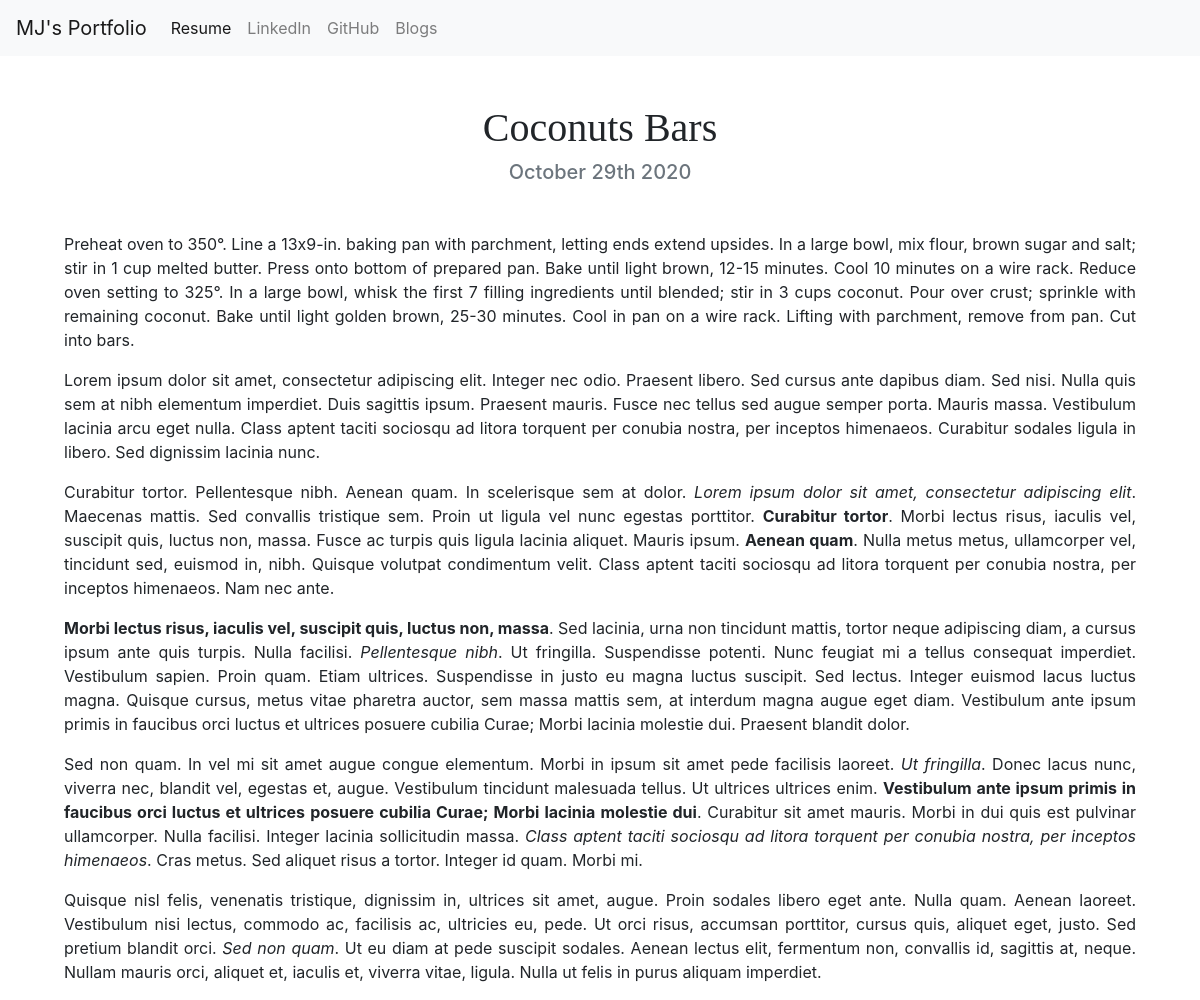
The app's page /blog/2/ with its own data.
### blog/models.py (models this page shows, shortened)
class Blog(models.Model):
    title = models.CharField(max_length=200)
    description = models.TextField()
    date = models.DateField(auto_now=True)

### blog/views.py (the view)
# urls.py: path('<int:blog_id>/', views.details, name='details'),
def details(request, blog_id):
    blog = get_list_or_404(Blog, pk=blog_id)
    return render(request, 'details.html', {'blog': blog})

### blog/templates/details.html (shortened to what this page needs)
<!DOCTYPE html>
{% extends 'base_template.html' %}
{% load static %}
{% block content %}
<link href="{% static 'blog/details.css' %}" rel="stylesheet">
{% for item in blog %}
<h1 class="text-center mt-5">{{ item.title }}</h1>
<h5 class="text-center text-muted mb-5">{{ item.date|date:'F jS Y' }}</h5>
<div>
<p>{{ item.description|safe }}</p>
</div>
{% endfor %}
{% endblock %}

### blog/static/blog/details.css (style rules this page uses)
h1 { font-family: 'Playfair Display', serif; }
p { margin: 1rem 4rem; text-align: justify; }

### records on screen
Blog: title "Coconuts Bars", date "October 29th 2020", description "Preheat oven to 350°. Line a 13x9-in. baking pan with parchment, letting ends extend upsides. In a large bowl, mix flour, brown sugar and salt; stir in 1 cup melted butter. Press onto bottom of prepared pan. Bake until light brown, 12-15 minutes. Cool 10 minutes on a wire rack. Reduce oven setting to 325°. In a large bowl, whisk the first 7 filling ingredients until blended; stir in 3 cups coconut. Pour over crust; sprinkle with remaining coconut. Bake until light golden brown, 25-30 minutes. Cool in pan on a wire rack. Lifting with parchment, remove from pan. Cut into bars. Lorem ipsum dolor sit amet, consectetur adipiscing elit. Integer nec odio. Praesent libero. Sed cursus ante dapibus…"
